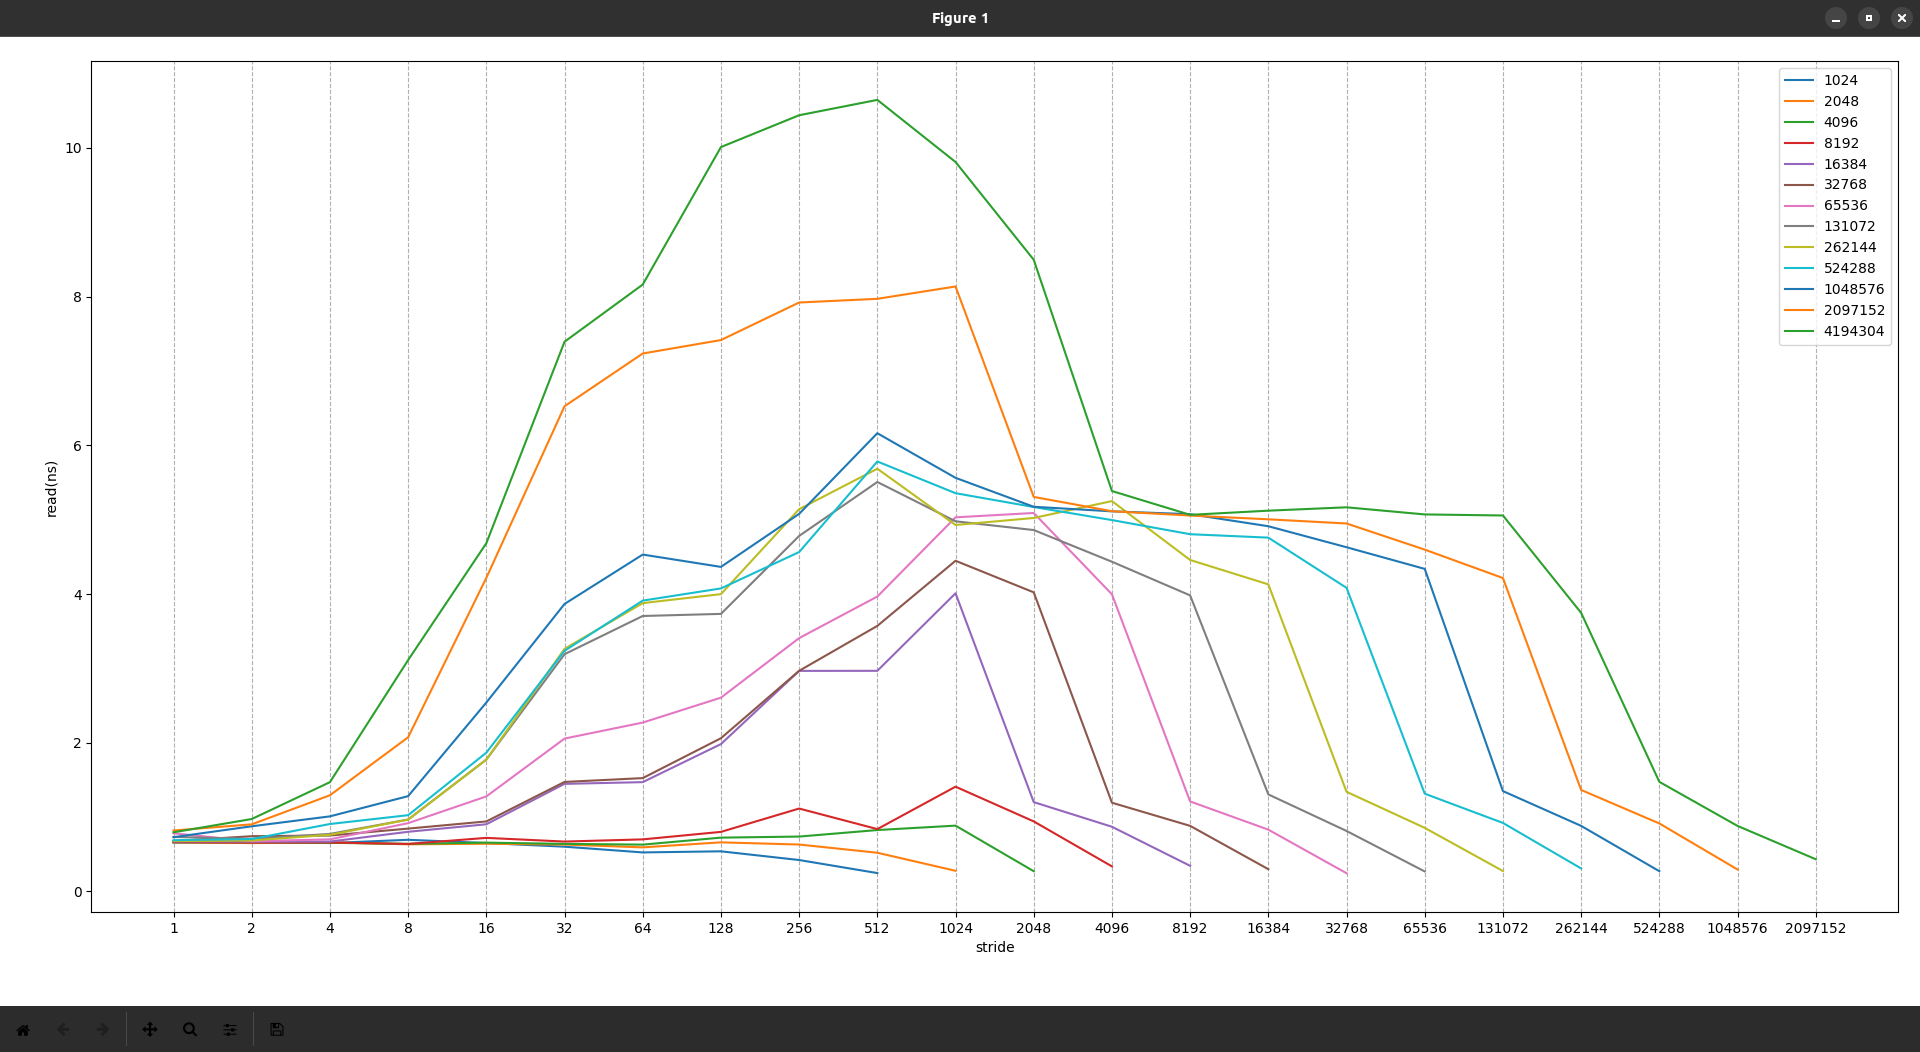

Here is the Python script that generated this plot:
import matplotlib.pyplot as plt

with open('output.txt', 'r') as f:
    lines = f.readlines()

data = []

for line in lines:
    values = line.strip().split()
    data.append(tuple(values))

# print(data[0:10])
# print(type(data[0]))

colors = ['#1f77b4', '#ff7f0e', '#2ca02c', '#d62728',
          '#9467bd', '#8c564b', '#e377c2', '#7f7f7f', 
          '#bcbd22', '#17becf', '#ff00ff', '#000000',
          '#bcbd22', '#17becf', '#ff00ff', '#000000'
         ]

result_dict = {}
for key in set(x[0] for x in data):
    # print(int(key))
    result_dict[key] = [(y[1], y[2]) for y in data if y[0] == key]

# print(result_dict)
sizes = list(result_dict.keys())
int_sizes = []
for k in sizes:
    int_sizes.append(int(k))

int_sizes.sort()
# print(int_sizes)
sorted_result = {str(i): result_dict[str(i)] for i in int_sizes}
# print(sorted_result)

# print(list(result_dict.keys()))
legends = list(sorted_result.keys())
# print(result_dict[legends[0]][0])
# print(list(zip(*result_dict[legends[0]]))[0])
plt.figure(figsize=(13,6))
plt.grid(axis="x", linestyle = '--')
for legend in legends:
    # print(legend)
    x = list(zip(*sorted_result[legend]))[0]
    y = list(zip(*sorted_result[legend]))[1]
    # print(type(x))
    # print(type(y))
    # print(x)
    # print(y)
    converted = []
    for i in y:
        converted.append(float(i))
    # print(converted)
    # print(max(converted))
    plt.plot(list(x), list(converted), label = legend) 

# print(len(legends))
plt.xlabel('stride')
plt.ylabel('read(ns)')
plt.tight_layout()
plt.savefig('plot.png')
plt.legend(loc='best')
plt.show()
